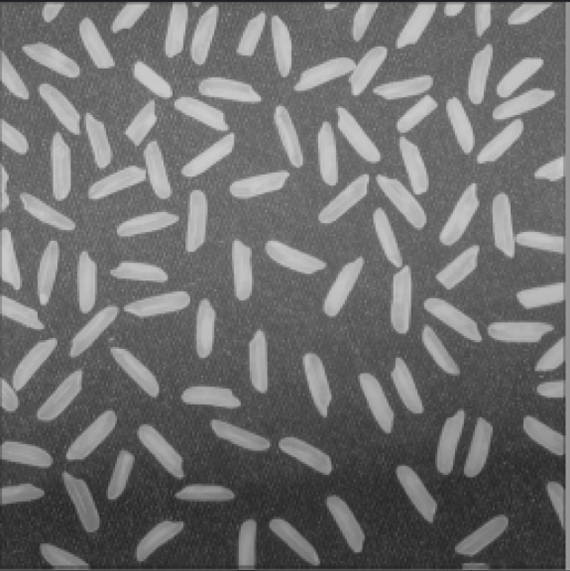
%> input picture lab01/Picture2.png, 570 x 571 px
$ octave LP03.m   (GNU Octave 9; MATLAB toolbox functions it lacks are replaced by stand-ins)
%> lines starting %> are read from the running program, lines starting %| are printed output that depends on the picture; in (x1, y1, x2, y2) boxes, pixels count from 0 and x2, y2 are one past the last pixel; in counts of white or black regions, pixels touching at a corner belong together; the program's own positions count from 1
clear all;
close all;

% Read the image
I2 = imread('Picture2.png');
%> I2 is the input picture: size 571x570x3 uint8; mean R, G, B 110.5, 110.5, 110.5

binaey_image = im2bw(I2);
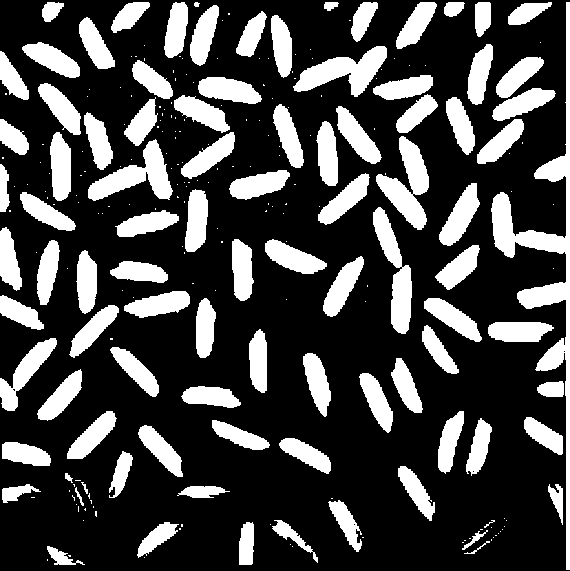
%> binaey_image: size 571x570 logical; 27% white; 256 white regions (161 under 20 px), largest, box (x1, y1, x2, y2) and area: (491, 2, 570, 570) 6312, (376, 136, 429, 230) 2272, (293, 46, 387, 97) 2169
threshold_025 = im2bw(I2 ,0.25);
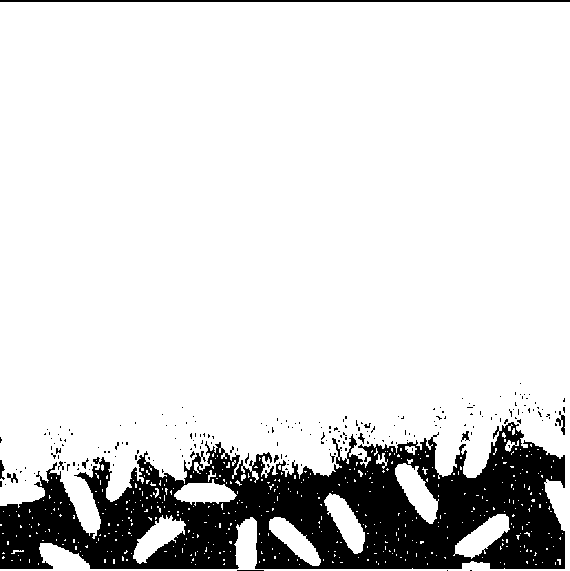
%> threshold_025: size 571x570 logical; 85.2% white; 204 black regions (192 under 20 px), largest, box (x1, y1, x2, y2) and area: (0, 422, 565, 569) 46036, (0, 0, 570, 2) 1140, (556, 411, 565, 435) 88
threshold_50 = im2bw(I2 ,0.50);
threshold_75 = im2bw(I2 ,0.75);
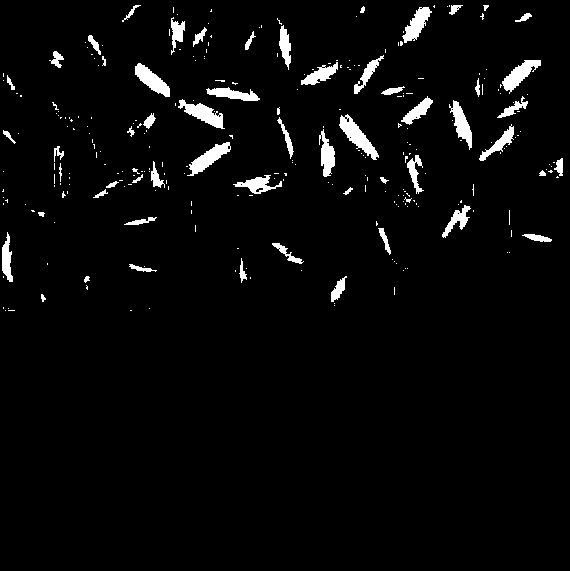
%> threshold_75: size 571x570 logical; 3.6% white; 283 white regions (224 under 20 px), largest, box (x1, y1, x2, y2) and area: (339, 114, 379, 160) 642, (178, 99, 225, 129) 577, (187, 142, 231, 176) 562

% Find the connected components using bwconncomp
cc_binary = bwconncomp(binaey_image);
%> cc_binary = 256 connected components
cc_threshold_025 = bwconncomp(threshold_025);
%> cc_threshold_025 = 475 connected components
cc_threshold_50 = bwconncomp(threshold_50);
%> cc_threshold_50 = 256 connected components
cc_threshold_75 = bwconncomp(threshold_75);
%> cc_threshold_75 = 283 connected components

% Number of objects (connected components)
numObjects_binary = cc_binary.NumObjects;
%> numObjects_binary = 256
numObjects_threshold_025 = cc_threshold_025.NumObjects;
%> numObjects_threshold_025 = 475
numObjects_threshold_50 = cc_threshold_50.NumObjects;
%> numObjects_threshold_50 = 256
numObjects_threshold_75 = cc_threshold_75.NumObjects;
%> numObjects_threshold_75 = 283

% Display the results
disp(['Number of objects in the binary image: ', num2str(numObjects_binary)]);
%| Number of objects in the binary image: 256
disp(['Number of objects with threshold 0.25: ', num2str(numObjects_threshold_025)]);
%| Number of objects with threshold 0.25: 475
disp(['Number of objects with threshold 0.50: ', num2str(numObjects_threshold_50)]);
%| Number of objects with threshold 0.50: 256
disp(['Number of objects with threshold 0.75: ', num2str(numObjects_threshold_75)]);
%| Number of objects with threshold 0.75: 283

$ run again, with lab01/Picture1.png copied over lab01/Picture2.png
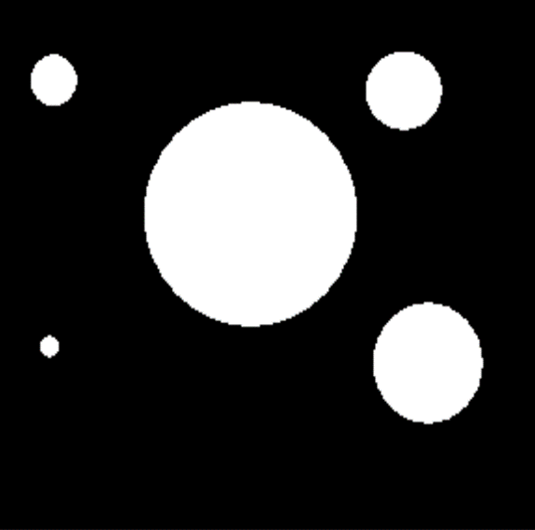
%> input picture lab01/Picture1.png, 535 x 530 px
%> I2 is the input picture: size 530x535x3 uint8; mean R, G, B 49.1, 49.1, 49.1
%> `binaey_image = im2bw(I2);`:
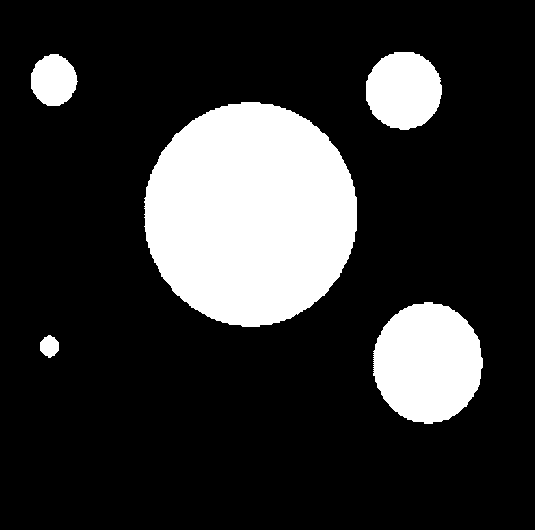
%> binaey_image: size 530x535 logical; 19.2% white; 5 white regions, box (x1, y1, x2, y2) and area: (144, 102, 357, 327) 37377, (373, 302, 483, 424) 10350, (366, 52, 442, 130) 4654, (31, 54, 78, 106) 1855, (40, 335, 59, 358) 319
%> threshold_025: size 530x535 logical; 19.5% white; 5 white regions, box (x1, y1, x2, y2) and area: (144, 101, 357, 327) 37716, (373, 301, 484, 425) 10506, (366, 51, 443, 131) 4799, (30, 54, 78, 106) 1929, (40, 335, 59, 358) 340
%> `threshold_75 = im2bw(I2 ,0.75);`:
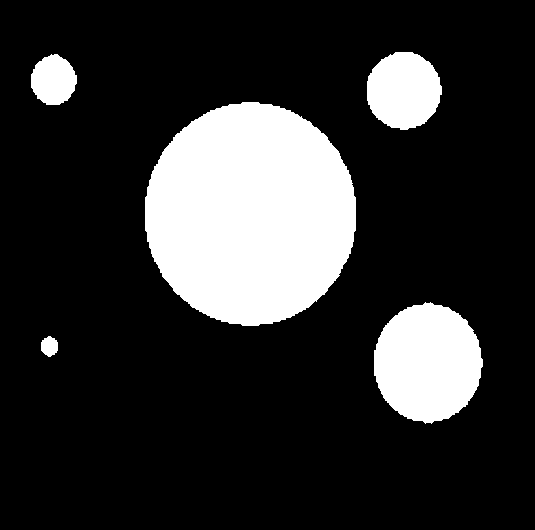
%> threshold_75: size 530x535 logical; 18.9% white; 5 white regions, box (x1, y1, x2, y2) and area: (145, 102, 356, 326) 36975, (374, 302, 483, 424) 10114, (367, 52, 442, 130) 4543, (31, 54, 77, 105) 1772, (41, 336, 58, 357) 271
%> cc_binary = 5 connected components
%> numObjects_binary = 5
%| Number of objects in the binary image: 5
%| Number of objects with threshold 0.25: 5
%| Number of objects with threshold 0.50: 5
%| Number of objects with threshold 0.75: 5
